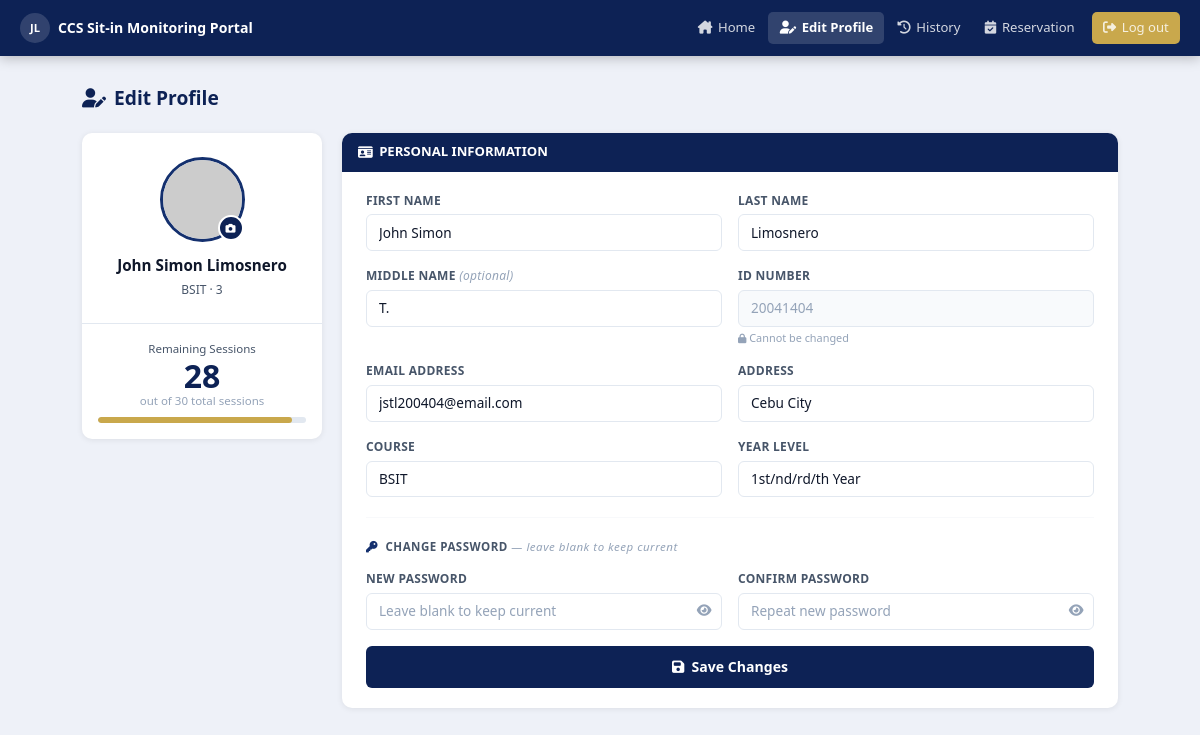
The app's page /edit_profile.php (signed in), older data.
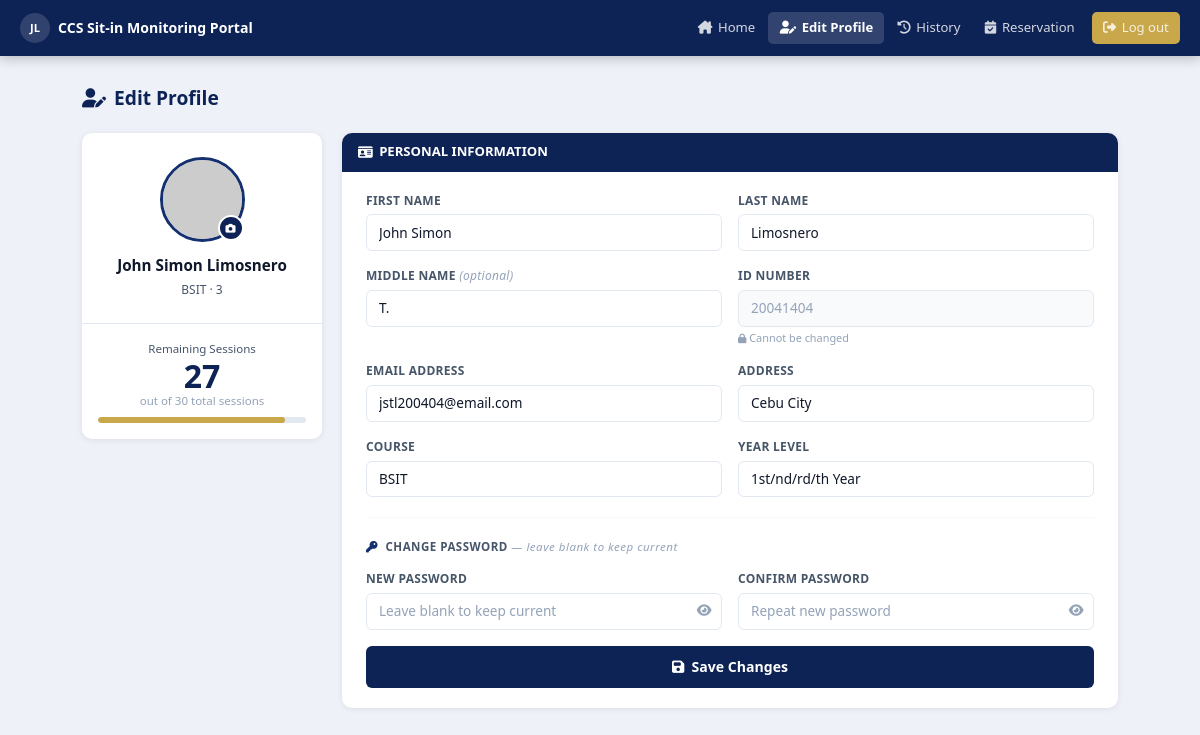
The same page, newer data.
### tables this page shows
CREATE TABLE `users` (
  `id` int(10) UNSIGNED NOT NULL,
  `id_number` varchar(20) NOT NULL,
  `email` varchar(100) NOT NULL,
  `first_name` varchar(50) NOT NULL,
  `last_name` varchar(50) NOT NULL,
  `middle_name` varchar(50) DEFAULT NULL,
  `address` varchar(255) DEFAULT NULL,
  `course` varchar(20) NOT NULL,
  `year_level` tinyint(3) UNSIGNED NOT NULL DEFAULT 1,
  `password` varchar(255) NOT NULL COMMENT 'bcrypt hash',
  `profile_pic` varchar(255) DEFAULT NULL COMMENT 'relative path to uploaded photo',
  `sessions_left` tinyint(3) UNSIGNED NOT NULL DEFAULT 30 COMMENT 'max sit-in sessions allowed',
  `points` int(10) UNSIGNED NOT NULL DEFAULT 0,
  `created_at` timestamp NOT NULL DEFAULT current_timestamp(),
  `updated_at` timestamp NOT NULL DEFAULT current_timestamp() ON UPDATE current_timestamp(),
  `role` varchar(20) NOT NULL DEFAULT 'student'
);

### edit_profile.php (the view, shortened to what this page needs)
<?php
$conn = db_connect();
$uid  = (int) $_SESSION['user_id'];
$res  = $conn->query("SELECT * FROM `users` WHERE id = $uid LIMIT 1");
$user = $res ? $res->fetch_assoc() : [];
$first_name  = $user['first_name']  ?? '';
$last_name   = $user['last_name']   ?? '';
$middle_name = $user['middle_name'] ?? '';
$email       = $user['email']       ?? '';
$address     = $user['address']     ?? '';
$course      = $user['course']      ?? '';
$year_level  = $user['year_level']  ?? '';
$id_number   = $user['id_number']   ?? '';
$sess        = $user['sessions_left'] ?? 30;
$sess_pct    = min(100, ($sess / 30) * 100);
$fullname    = trim($first_name . ' ' . $last_name);
$initials    = strtoupper(substr($first_name,0,1) . substr($last_name,0,1));
$photo       = !empty($user['profile_photo'])
    ? htmlspecialchars($user['profile_photo'])
    : 'https://ui-avatars.com/api/?name=' . urlencode($fullname) . '&background=0d2255&color=fff&size=85';
?>
<!DOCTYPE html>
<html lang="en">
<head>
  <link href="https://cdn.jsdelivr.net/npm/bootstrap@5.3.3/dist/css/bootstrap.min.css" rel="stylesheet"/>
  <link href="https://cdnjs.cloudflare.com/ajax/libs/font-awesome/6.5.0/css/all.min.css" rel="stylesheet"/>
</head>
<body>
<nav class="top-nav">
  <a class="nav-brand" href="dashboard.php">
    <div class="brand-circle"><?= $initials ?></div>
    CCS Sit-in Monitoring Portal
  </a>
  <div class="nav-links">
    <a href="dashboard.php"><i class="fa-solid fa-house-chimney"></i> Home</a>
    <a href="edit_profile.php" class="active"><i class="fa-solid fa-user-pen"></i> Edit Profile</a>
    <a href="dashboard.php#history" onclick="sessionStorage.setItem('tab','history')"><i class="fa-solid fa-clock-rotate-left"></i> History</a>
    <a href="dashboard.php#reservation" onclick="sessionStorage.setItem('tab','reservation')"><i class="fa-solid fa-calendar-check"></i> Reservation</a>
    <a href="logout.php" class="btn-logout"><i class="fa-solid fa-right-from-bracket"></i> Log out</a>
  </div>
</nav>
<div class="main-wrap">
  <div class="page-title"><i class="fa-solid fa-user-pen"></i> Edit Profile</div>
  <div class="profile-layout">
    <div class="sidebar-card">
      <div class="sidebar-top">
        <div class="avatar-wrap">
          <img src="<?= $photo ?>" id="avatarPreview" alt="Avatar"
            onerror="this.src='https://ui-avatars.com/api/?name=<?= urlencode($fullname) ?>&background=0d2255&color=fff&size=85'"/>
          <button class="avatar-edit-btn" type="button"
            onclick="document.getElementById('photoInput').click()" title="Change photo">
            <i class="fa-solid fa-camera"></i>
          </button>
        </div>
        <div class="sidebar-name" id="sidebarName"><?= htmlspecialchars($fullname) ?></div>
        <div class="sidebar-sub"  id="sidebarSub"><?= htmlspecialchars($course . ' · ' . $year_level) ?></div>
      </div>
      <div class="session-box">
        <div class="session-label">Remaining Sessions</div>
        <div class="session-num"><?= $sess ?></div>
        <div class="session-of">out of 30 total sessions</div>
        <div class="session-bar-wrap">
          <div class="session-bar" style="width:<?= $sess_pct ?>%;"></div>
        </div>
      </div>
    </div>
    <div class="form-card">
      <div class="form-card-header"><i class="fa-solid fa-id-card"></i> PERSONAL INFORMATION</div>
      <div class="form-card-body">
        <div class="row g-3">
          <div class="col-md-6">
            <label class="f-label">First Name</label>
            <input type="text" class="form-control" id="firstname"
              value="<?= htmlspecialchars($first_name) ?>" required/>
          </div>
          <div class="col-md-6">
            <label class="f-label">Last Name</label>
            <input type="text" class="form-control" id="lastname"
              value="<?= htmlspecialchars($last_name) ?>" required/>
          </div>
          <div class="col-md-6">
            <label class="f-label">Middle Name <span style="font-weight:400;text-transform:none;font-style:italic;color:var(--text3);">(optional)</span></label>
            <input type="text" class="form-control" id="middlename"
              value="<?= htmlspecialchars($middle_name) ?>"/>
          </div>
          <div class="col-md-6">
            <label class="f-label">ID Number</label>
            <input type="text" class="form-control" readonly
              value="<?= htmlspecialchars($id_number) ?>"/>
            <div class="f-note"><i class="fa-solid fa-lock" style="font-size:.6rem;"></i> Cannot be changed</div>
          </div>
          <div class="col-md-6">
            <label class="f-label">Email Address</label>
            <input type="email" class="form-control" id="email"
              value="<?= htmlspecialchars($email) ?>" required/>
          </div>
          <div class="col-md-6">
            <label class="f-label">Address</label>
            <input type="text" class="form-control" id="address"
              value="<?= htmlspecialchars($address) ?>"/>
          </div>
          <div class="col-md-6">
            <label class="f-label">Course</label>
            <select class="form-select" id="course">
              <?php foreach (['BSIT','BSCS','BSIS','ACT'] as $c): ?>
                <option value="<?= $c ?>" <?= $course===$c?'selected':'' ?>><?= $c ?></option>
              <?php endforeach; ?>
            </select>
          </div>
          <div class="col-md-6">
            <label class="f-label">Year Level</label>
            <select class="form-select" id="year_level">
              <?php foreach (['1','2','3','4'] as $y): ?>
                <option value="<?= $y ?>" <?= $year_level==$y?'selected':'' ?><?= $year_level==="$y"?'selected':'' ?>><?= $y ?>st/nd/rd/th Year</option>
              <?php endforeach; ?>
            </select>
          </div>
        </div>
        <hr class="section-divider"/>
        <div class="section-sub-label">
          <i class="fa-solid fa-key" style="color:var(--navy2);margin-right:4px;"></i>
          Change Password
          <span style="font-weight:400;text-transform:none;font-style:italic;color:var(--text3);">— leave blank to keep current</span>
        </div>
        <div class="row g-3">
          <div class="col-md-6">
            <label class="f-label">New Password</label>
            <div class="pw-wrap">
              <input type="password" class="form-control" id="new_password" placeholder="Leave blank to keep current" autocomplete="new-password"/>
              <button type="button" class="pw-toggle" onclick="togglePw('new_password',this)"><i class="fa-solid fa-eye"></i></button>
            </div>
          </div>
          <div class="col-md-6">
            <label class="f-label">Confirm Password</label>
            <div class="pw-wrap">
              <input type="password" class="form-control" id="confirm_password" placeholder="Repeat new password" autocomplete="new-password"/>
              <button type="button" class="pw-toggle" onclick="togglePw('confirm_password',this)"><i class="fa-solid fa-eye"></i></button>
            </div>
          </div>
        </div>
        <button class="btn-save" id="saveBtn" onclick="saveProfile()">
          <i class="fa-solid fa-floppy-disk" id="btnIcon"></i>
          <span id="btnText">Save Changes</span>
        </button>
      </div>
    </div>
  </div>
</div>
</body>
</html>

Row changes from the older to the newer data that the page shows:
changed users "John Simon Limosnero": sessions_left "28" → "27"
